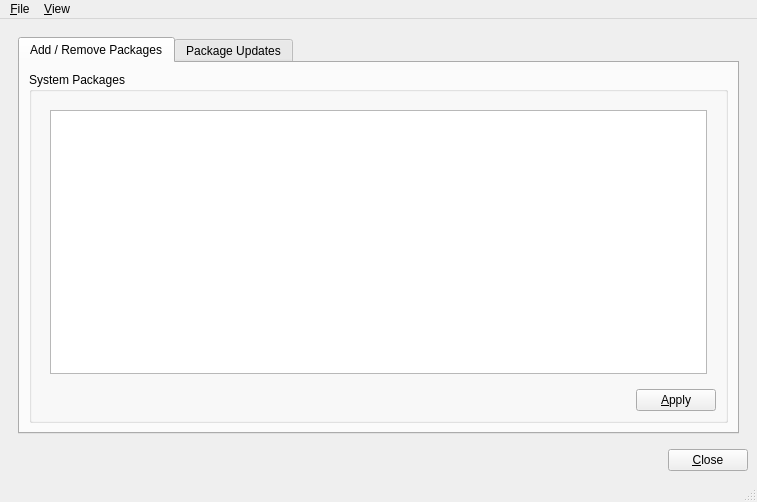
<?xml version="1.0" encoding="UTF-8"?>
<ui version="4.0">
 <class>mainWin</class>
 <widget class="QMainWindow" name="mainWin">
  <property name="geometry">
   <rect>
    <x>0</x>
    <y>0</y>
    <width>757</width>
    <height>502</height>
   </rect>
  </property>
  <property name="windowTitle">
   <string>System Package Manager</string>
  </property>
  <widget class="QWidget" name="centralwidget">
   <layout class="QGridLayout" name="gridLayout">
    <item row="0" column="0">
     <widget class="QStackedWidget" name="stackedTop">
      <property name="currentIndex">
       <number>0</number>
      </property>
      <widget class="QWidget" name="ConfigPage">
       <layout class="QGridLayout" name="gridLayout_9">
        <item row="0" column="0">
         <widget class="QTabWidget" name="tabUpdates">
          <property name="currentIndex">
           <number>0</number>
          </property>
          <widget class="QWidget" name="systab">
           <attribute name="title">
            <string>Add / Remove Packages</string>
           </attribute>
           <layout class="QGridLayout" name="gridLayout_2">
            <item row="0" column="0">
             <widget class="QGroupBox" name="groupUpdates">
              <property name="title">
               <string>System Packages</string>
              </property>
              <layout class="QGridLayout" name="gridLayout_3">
               <item row="1" column="0">
                <layout class="QHBoxLayout" name="horizontalLayout">
                 <item>
                  <spacer name="spacer2">
                   <property name="orientation">
                    <enum>Qt::Horizontal</enum>
                   </property>
                   <property name="sizeType">
                    <enum>QSizePolicy::Expanding</enum>
                   </property>
                   <property name="sizeHint" stdset="0">
                    <size>
                     <width>223</width>
                     <height>21</height>
                    </size>
                   </property>
                  </spacer>
                 </item>
                 <item>
                  <widget class="QPushButton" name="pushPkgApply">
                   <property name="text">
                    <string>&amp;Apply</string>
                   </property>
                  </widget>
                 </item>
                </layout>
               </item>
               <item row="0" column="0">
                <widget class="QStackedWidget" name="stackedWidget">
                 <property name="currentIndex">
                  <number>0</number>
                 </property>
                 <widget class="QWidget" name="pageBasic">
                  <layout class="QGridLayout" name="gridLayout_6">
                   <item row="0" column="0">
                    <widget class="QTreeWidget" name="treeMetaPkgs">
                     <attribute name="headerVisible">
                      <bool>false</bool>
                     </attribute>
                     <column>
                      <property name="text">
                       <string notr="true">1</string>
                      </property>
                     </column>
                    </widget>
                   </item>
                  </layout>
                 </widget>
                 <widget class="QWidget" name="pageAdv">
                  <layout class="QGridLayout" name="gridLayout_7">
                   <item row="0" column="0">
                    <widget class="QListWidget" name="listWidgetAdv"/>
                   </item>
                  </layout>
                 </widget>
                </widget>
               </item>
              </layout>
             </widget>
            </item>
           </layout>
          </widget>
          <widget class="QWidget" name="pkgtab">
           <attribute name="title">
            <string>Package Updates</string>
           </attribute>
           <layout class="QGridLayout" name="gridLayout_5">
            <item row="0" column="0">
             <widget class="QGroupBox" name="groupUpdatesPkgs">
              <property name="title">
               <string>Available Updates</string>
              </property>
              <layout class="QGridLayout" name="gridLayout_4">
               <item row="0" column="0">
                <layout class="QHBoxLayout" name="horizontalLayout_4">
                 <item>
                  <spacer name="horizontalSpacer_3">
                   <property name="orientation">
                    <enum>Qt::Horizontal</enum>
                   </property>
                   <property name="sizeHint" stdset="0">
                    <size>
                     <width>40</width>
                     <height>20</height>
                    </size>
                   </property>
                  </spacer>
                 </item>
                 <item>
                  <widget class="QPushButton" name="buttonRescanPkgs">
                   <property name="text">
                    <string>Re&amp;scan packages</string>
                   </property>
                   <property name="icon">
                    <iconset resource="pc-pkgmanager.qrc">
                     <normaloff>:/view-refresh.png</normaloff>:/view-refresh.png</iconset>
                   </property>
                   <property name="flat">
                    <bool>false</bool>
                   </property>
                  </widget>
                 </item>
                </layout>
               </item>
               <item row="2" column="0">
                <layout class="QHBoxLayout" name="horizontalLayout_5">
                 <item>
                  <spacer name="spacer2_2">
                   <property name="orientation">
                    <enum>Qt::Horizontal</enum>
                   </property>
                   <property name="sizeType">
                    <enum>QSizePolicy::Expanding</enum>
                   </property>
                   <property name="sizeHint" stdset="0">
                    <size>
                     <width>223</width>
                     <height>21</height>
                    </size>
                   </property>
                  </spacer>
                 </item>
                 <item>
                  <widget class="QPushButton" name="pushUpdatePkgs">
                   <property name="enabled">
                    <bool>false</bool>
                   </property>
                   <property name="text">
                    <string>&amp;Update packages</string>
                   </property>
                  </widget>
                 </item>
                </layout>
               </item>
               <item row="1" column="0">
                <widget class="QTreeWidget" name="listViewUpdatesPkgs">
                 <property name="indentation">
                  <number>0</number>
                 </property>
                 <attribute name="headerCascadingSectionResizes">
                  <bool>false</bool>
                 </attribute>
                 <attribute name="headerDefaultSectionSize">
                  <number>160</number>
                 </attribute>
                 <column>
                  <property name="text">
                   <string>Package</string>
                  </property>
                 </column>
                 <column>
                  <property name="text">
                   <string>Old Version</string>
                  </property>
                 </column>
                 <column>
                  <property name="text">
                   <string>New Version</string>
                  </property>
                 </column>
                </widget>
               </item>
              </layout>
             </widget>
            </item>
           </layout>
          </widget>
         </widget>
        </item>
       </layout>
      </widget>
      <widget class="QWidget" name="UpPage">
       <layout class="QGridLayout" name="gridLayout_8">
        <item row="0" column="0">
         <widget class="QLabel" name="textStatus">
          <property name="sizePolicy">
           <sizepolicy hsizetype="Preferred" vsizetype="Minimum">
            <horstretch>0</horstretch>
            <verstretch>0</verstretch>
           </sizepolicy>
          </property>
          <property name="text">
           <string>Installing updates</string>
          </property>
          <property name="alignment">
           <set>Qt::AlignLeading|Qt::AlignLeft|Qt::AlignTop</set>
          </property>
          <property name="wordWrap">
           <bool>true</bool>
          </property>
         </widget>
        </item>
        <item row="1" column="0">
         <widget class="QProgressBar" name="progressUpdate">
          <property name="value">
           <number>24</number>
          </property>
         </widget>
        </item>
        <item row="2" column="0">
         <widget class="QTextEdit" name="textDisplayOut">
          <property name="readOnly">
           <bool>true</bool>
          </property>
          <property name="html">
           <string notr="true">&lt;!DOCTYPE HTML PUBLIC &quot;-//W3C//DTD HTML 4.0//EN&quot; &quot;http://www.w3.org/TR/REC-html40/strict.dtd&quot;&gt;
&lt;html&gt;&lt;head&gt;&lt;meta name=&quot;qrichtext&quot; content=&quot;1&quot; /&gt;&lt;style type=&quot;text/css&quot;&gt;
p, li { white-space: pre-wrap; }
&lt;/style&gt;&lt;/head&gt;&lt;body style=&quot; font-family:'Sans Serif'; font-size:9pt; font-weight:400; font-style:normal;&quot;&gt;
&lt;p style=&quot;-qt-paragraph-type:empty; margin-top:0px; margin-bottom:0px; margin-left:0px; margin-right:0px; -qt-block-indent:0; text-indent:0px;&quot;&gt;&lt;br /&gt;&lt;/p&gt;&lt;/body&gt;&lt;/html&gt;</string>
          </property>
         </widget>
        </item>
       </layout>
      </widget>
     </widget>
    </item>
    <item row="1" column="0">
     <layout class="QHBoxLayout" name="horizontalLayout_3">
      <item>
       <spacer name="horizontalSpacer_2">
        <property name="orientation">
         <enum>Qt::Horizontal</enum>
        </property>
        <property name="sizeHint" stdset="0">
         <size>
          <width>40</width>
          <height>20</height>
         </size>
        </property>
       </spacer>
      </item>
      <item>
       <widget class="QPushButton" name="pushClose">
        <property name="text">
         <string>&amp;Close</string>
        </property>
       </widget>
      </item>
     </layout>
    </item>
   </layout>
  </widget>
  <widget class="QMenuBar" name="menubar">
   <property name="geometry">
    <rect>
     <x>0</x>
     <y>0</y>
     <width>757</width>
     <height>22</height>
    </rect>
   </property>
   <widget class="QMenu" name="menu_File">
    <property name="title">
     <string>&amp;File</string>
    </property>
    <addaction name="action_Quit"/>
   </widget>
   <widget class="QMenu" name="menu_View">
    <property name="title">
     <string>&amp;View</string>
    </property>
    <addaction name="action_Basic"/>
    <addaction name="action_Advanced"/>
   </widget>
   <addaction name="menu_File"/>
   <addaction name="menu_View"/>
  </widget>
  <widget class="QStatusBar" name="statusbar"/>
  <action name="action_Quit">
   <property name="text">
    <string>&amp;Quit</string>
   </property>
  </action>
  <action name="action_Basic">
   <property name="checkable">
    <bool>true</bool>
   </property>
   <property name="checked">
    <bool>true</bool>
   </property>
   <property name="text">
    <string>&amp;Basic</string>
   </property>
  </action>
  <action name="action_Advanced">
   <property name="checkable">
    <bool>true</bool>
   </property>
   <property name="text">
    <string>&amp;Advanced</string>
   </property>
  </action>
 </widget>
 <resources>
  <include location="pc-pkgmanager.qrc"/>
 </resources>
 <connections/>
</ui>
